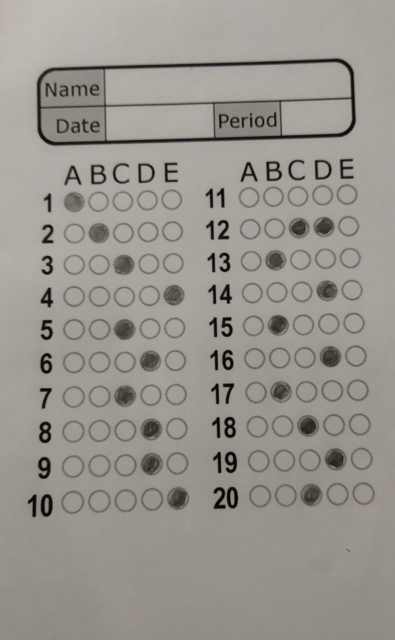
#> input picture BubbleSheetTests/test11.jpg, 790 x 1280 px (shown at 1/2 size)
$ python 'Bubble Sheet.py'
#> lines starting #> are read from the running program, lines starting #| are printed output that depends on the picture; after the words box and inside, x2 and y2 are one past the last pixel; in counts of white or black regions, pixels touching at a corner belong together
#!/usr/bin/env python
# coding: utf-8

# In[1]:


#imports
import cv2
import numpy as np
import sys

import matplotlib.pyplot as plt
import matplotlib.image as mpimg
import numpy as np
from skimage.color import rgb2gray
from skimage.filters import median,threshold_otsu
from skimage.morphology import binary_closing,binary_opening
from skimage.feature import canny
from skimage.measure import find_contours
from sklearn.cluster import KMeans
import skimage.io as io
import numpy as np
import random
from skimage import data, exposure, img_as_float
import xlwt
from xlwt import Workbook


# In[2]:


#detect shape of contours
def detect(c):
        # initialize the shape name and approximate the contour
        shape = "unidentified"
        peri = cv2.arcLength(c, True)
        approx = cv2.approxPolyDP(c, 0.02 * peri, True)
        (x, y, w, h) = cv2.boundingRect(approx)
        ar = w / float(h)
        # if the shape is a triangle, it will have 3 vertices
        if len(approx) == 3:
            shape = "triangle"
        # if the shape has 4 vertices, it is either a square or
        # a rectangle

        elif len(approx) == 4:
            # compute the bounding box of the contour and use the
            # bounding box to compute the aspect ratio

            # a square will have an aspect ratio that is approximately
            # equal to one, otherwise, the shape is a rectangle
            shape = "square" if ar >= 0.95 and ar <= 1.05 else "rectangle"
        # if the shape is a pentagon, it will have 5 vertices
        elif len(approx) == 5:
            shape = "circle"
        # otherwise, we assume the shape is a circle
        else:
            shape = "circle"
        # return the name of the shape
        return shape


# In[3]:


#show image
def show_images(images,titles=None):
    #This function is used to show image(s) with titles by sending an array of images and an array of associated titles.
    # images[0] will be drawn with the title titles[0] if exists
    n_ims = len(images)
    if titles is None: titles = ['(%d)' % i for i in range(1,n_ims + 1)]
    fig = plt.figure()
    n = 1
    for image,title in zip(images,titles):
        a = fig.add_subplot(1,n_ims,n)
        if image.ndim == 2:
            plt.gray()
        plt.imshow(image)
        a.set_title(title)
        n += 1
    fig.set_size_inches(np.array(fig.get_size_inches()) * n_ims)
    plt.show()


# In[4]:


#read image
path ="BubbleSheetTests/test11.jpg"
img = cv2.imread(path)
#> img is the input picture: shape (1280, 790, 3); mean B, G, R 142.3, 148.8, 152.8
dim=(700,700)
image =img.copy()


# In[5]:


def GrayScaleImage(img):
    #convert image to gray image
    imgGray=cv2.cvtColor(img,cv2.COLOR_BGR2GRAY)
    show_images([imgGray],["Gray Image"])
    return imgGray


# In[6]:


def BluringImage(imgGray):
    # kernal size(3,3) & sigma = 1
    # may think again in img bluring
    imgBlur =cv2.GaussianBlur(imgGray,(3,3),1)
    show_images([imgBlur],["Image Bluring"])
    return imgBlur


# In[7]:


def GraytoBinary(imgBlur):
    #BI-MODEL THRESHOLDING using two peaks
    BinaryImage = cv2.adaptiveThreshold(imgBlur,255,cv2.ADAPTIVE_THRESH_GAUSSIAN_C,                cv2.THRESH_BINARY_INV,33,5)
    show_images([BinaryImage],["Binary Image"])
    return BinaryImage


# In[8]:


def allContours(img ,BinaryImage):
    #get contours in image
    cnts ,hierarchy  = cv2.findContours(BinaryImage.copy(), cv2.RETR_EXTERNAL, cv2.CHAIN_APPROX_SIMPLE)
    image= img.copy()
    # loop over the contour
    charsAndShapes =[]
    hierarchyShape= []

    for c in cnts:

        shape = detect(c)

        if shape!='rectangle' and shape !='square':
        #if shape in not rect or square => so assume chars and circle
            charsAndShapes.append(c)

        else:
             cv2.drawContours(image, [c], -1, (0, 255, 0), 1)

         # show the output image

    show_images([image],["Image"])
    return charsAndShapes


# In[9]:


def charandCircles(img,BinaryImage,charsAndShapes):
    new_image= img.copy()
    circles=[]
    maskimage= np.zeros(BinaryImage.shape, dtype='uint8')
    #now i just have circles and chars
    for c in charsAndShapes:
        (x1, y1, w, h) = cv2.boundingRect(c)
        ar = w / float(h)
        # loop on contours if aspect ratio in accepted range so it circle
        if ar >= 0.75 and ar <= 1.4 :
            circles.append(c)
            # draw image with circle conoturs
            maskimage  [y1:y1+h, x1:x1+w] = BinaryImage[y1:y1+h, x1:x1+w]
            cv2.drawContours(new_image, [c], -1, (0, 255, 0), 1)
    show_images([new_image ,maskimage],["Image" ,"masked"])
    print(len(circles))
    return circles,maskimage


# In[10]:


# [13 lines left out: function ClosingCircles, not called in this run]


# In[11]:


def Circle(img,BinaryImage,circles):
    test_image= img.copy()
    mask = np.zeros(BinaryImage.shape, dtype='uint8')

    areas =[]
    reminder =[]
    questionCnts =[]
    (xmin,ymin),r =cv2.minEnclosingCircle(circles[0])
    for c in circles:
        x,y,w,h = cv2.boundingRect(c)
#         print("X"+ str(x)+" ,Y"+str(y))
        #store area of all contours
        areas.append(w*h)
    areas = np.float32(areas)
    # Define criteria = ( type, max_iter = 10 , epsilon = 1.0 )
    criteria = (cv2.TERM_CRITERIA_EPS + cv2.TERM_CRITERIA_MAX_ITER, 5, 1.0)
    # Set flags (Just to avoid line break in the code)
    flags = cv2.KMEANS_RANDOM_CENTERS
    # Apply KMeans to clutser areas into 2 clutsers one for rows ,another for oultiers
    compactness,labels,centers = cv2.kmeans(areas,2,None,criteria,10,flags)
    A = areas[labels.ravel()==0]
    B = areas[labels.ravel()==1]

    for i in range (0 ,len(circles)):
        if len(A)> len(B):
            if labels[i]==0:
                questionCnts.append(circles[i])
        else:
            if labels[i]==1:
                questionCnts.append(circles[i])
    print(len(questionCnts))
     #some of contours may be repeated so just take it onece
     #this funnction needs to improve
    reminder.append(questionCnts[0])
    for c in   questionCnts:
        (x,y),radius = cv2.minEnclosingCircle(c)
        center = (int(x),int(y))
        if ( abs(x- xmin))>20 :
                reminder.append(c)
                xmin =x
#             else:
#                 ymin =y


    print(len(reminder))
    for c in reminder:
            x,y,w,h = cv2.boundingRect(c)
            cv2.drawContours(test_image, [c], -1, (0, 255, 0), 2)
            mask[y:y+h, x:x+w] = BinaryImage[y:y+h, x:x+w]

    print(len(questionCnts))
    show_images([mask , test_image],["Image" ,"Test Image"])
    return mask,reminder


# In[12]:


def rows(maskimage,img,cluster=False):
    kernel = np.ones((1, 3), np.uint8)
    #apply high dilation on rows
    newmask2=cv2.dilate(maskimage, kernel, iterations=15)
    show_images([newmask2],["Image"])
    # get conotours of this high dilated image
    cnts ,hierarchy  = cv2.findContours(newmask2.copy(), cv2.RETR_EXTERNAL, cv2.CHAIN_APPROX_SIMPLE)
    if not cluster:
        return len(cnts)
    else:
        areas= []
        for c in cnts:
            x,y,w,h = cv2.boundingRect(c)
            #store area of all contours
            areas.append(w*h)
        areas = np.float32(areas)
        # Define criteria = ( type, max_iter = 10 , epsilon = 1.0 )
        criteria = (cv2.TERM_CRITERIA_EPS + cv2.TERM_CRITERIA_MAX_ITER, 5, 1.0)
        # Set flags (Just to avoid line break in the code)
        flags = cv2.KMEANS_RANDOM_CENTERS
        # Apply KMeans to clutser areas into 2 clutsers one for rows ,another for oultiers
        compactness,labels,centers = cv2.kmeans(areas,2,None,criteria,10,flags)
        A = areas[labels.ravel()==0]
        B = areas[labels.ravel()==1]

        if len(A)> len(B):
            return len(A)
        return len(B)

    #ROWS ARE DONE


# In[13]:


def columns(maskimage,img,cluster=False):
    newkernel = np.ones((3, 1), np.uint8)
    #apply high dilation on image
    newmask3=cv2.dilate(maskimage, newkernel, iterations=15)
    # get contours of image
    cnts ,hierarchy  = cv2.findContours(newmask3.copy(), cv2.RETR_EXTERNAL, cv2.CHAIN_APPROX_SIMPLE)
    show_images([newmask3],["Image"])
    if not cluster:
        return len(cnts)
    else:
        areas= []
        for c in cnts:
            x,y,w,h = cv2.boundingRect(c)
            #store area of all contours
            areas.append(w*h)
        areas = np.float32(areas)
        # Define criteria = ( type, max_iter = 10 , epsilon = 1.0 )
        criteria = (cv2.TERM_CRITERIA_EPS + cv2.TERM_CRITERIA_MAX_ITER, 5, 1.0)
        # Set flags (Just to avoid line break in the code)
        flags = cv2.KMEANS_RANDOM_CENTERS
        # Apply KMeans to clutser areas into 2 clutsers one for rows ,another for oultiers
        compactness,labels,centers = cv2.kmeans(areas,2,None,criteria,10,flags)
        A = areas[labels.ravel()==0]
        B = areas[labels.ravel()==1]

        if len(A)> len(B):
            return len(A)
        return len(B)


# In[14]:


def rows_sections(maskimage,img,cluster=False):
    kernel = np.ones((1, 3), np.uint8)
    #apply high dilation on rows
    newmask2=cv2.dilate(maskimage, kernel, iterations=60)
    show_images([newmask2],["Image"])
    # get conotours of this high dilated image
    cnts ,hierarchy  = cv2.findContours(newmask2.copy(), cv2.RETR_EXTERNAL, cv2.CHAIN_APPROX_SIMPLE)
    if not cluster:
        return len(cnts)
    else:
        areas= []
        for c in cnts:
            x,y,w,h = cv2.boundingRect(c)
            #store area of all contours
            areas.append(w*h)
        areas = np.float32(areas)
        # Define criteria = ( type, max_iter = 10 , epsilon = 1.0 )
        criteria = (cv2.TERM_CRITERIA_EPS + cv2.TERM_CRITERIA_MAX_ITER, 5, 1.0)
        # Set flags (Just to avoid line break in the code)
        flags = cv2.KMEANS_RANDOM_CENTERS
        # Apply KMeans to clutser areas into 2 clutsers one for rows ,another for oultiers
        compactness,labels,centers = cv2.kmeans(areas,2,None,criteria,10,flags)
        A = areas[labels.ravel()==0]
        B = areas[labels.ravel()==1]

        if len(A)> len(B):
            return len(A)
        return len(B)


# In[15]:


def columns_sections(maskimage,img,cluster=False):
    kernel = np.ones((4, 1), np.uint8)
    #apply high dilation on rows
    newmask2=cv2.dilate(maskimage, kernel, iterations=20)
    show_images([newmask2],["Image"])
    # get conotours of this high dilated image
    cnts ,hierarchy  = cv2.findContours(newmask2.copy(), cv2.RETR_EXTERNAL, cv2.CHAIN_APPROX_SIMPLE)
    if not cluster:
        return len(cnts)
    else:
        areas= []
        for c in cnts:
            x,y,w,h = cv2.boundingRect(c)
            #store area of all contours
            areas.append(w*h)
        areas = np.float32(areas)
        # Define criteria = ( type, max_iter = 10 , epsilon = 1.0 )
        criteria = (cv2.TERM_CRITERIA_EPS + cv2.TERM_CRITERIA_MAX_ITER, 5, 1.0)
        # Set flags (Just to avoid line break in the code)
        flags = cv2.KMEANS_RANDOM_CENTERS
        # Apply KMeans to clutser areas into 2 clutsers one for rows ,another for oultiers
        compactness,labels,centers = cv2.kmeans(areas,2,None,criteria,10,flags)
        A = areas[labels.ravel()==0]
        B = areas[labels.ravel()==1]

        if len(A)> len(B):
            return len(A)
        return len(B)


# In[16]:


def sort_contours(circles,reminder):
    questions =[]
    for c in circles:
        for r in reminder:
            (x, y, w, h) = cv2.boundingRect(c)
            (x1, y1, w1, h1) = cv2.boundingRect(r)
            if x==x1 and y==y1 and h==h1 and w==w1:
                questions.append(c)
                break
    return questions


# In[17]:


imgGray = GrayScaleImage(img)
#> in show_images, `n_ims = len(images)`: n_ims = 1
#> the loop in show_images, `for image,title in zip(images,titles):` made 1 pass
#> (title, n) on pass 1: ('Gray Image', 2)
#> after the loop in show_images, `for image,title in zip(images,titles):`: n = 2


# In[18]:


imgBlur = BluringImage(imgGray)
#> the loop in show_images (call 2), `for image,title in zip(images,titles):` made 1 pass


# In[19]:


BinaryImage=GraytoBinary(imgBlur)
#> in GraytoBinary, `BinaryImage = cv2.adaptiveThreshold(imgBlur,255,cv2.ADAPTIVE_THRESH_GA..`:
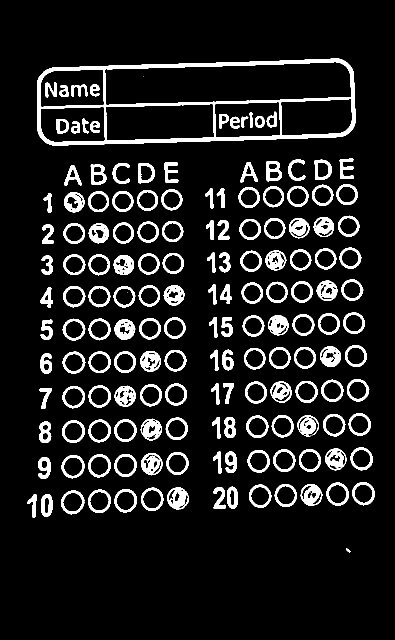
#> BinaryImage: shape (1280, 790) (shown at 1/2 size); 10.5% white; 160 white regions (2 under 20 px)


# In[20]:


charsAndShapes=allContours(img,BinaryImage)
#> in allContours, `cnts ,hierarchy  = cv2.findContours(BinaryImage.copy(), cv2.RETR_EXTER..`: cnts = 144 contours, 1 with area under 20; largest, box (x1, y1, x2, y2) and area: (74, 117, 712, 291) 97761, (122, 981, 169, 1029) 1666, (176, 979, 222, 1026) 1626, (123, 910, 169, 957) 1612, (229, 978, 274, 1025) 1604
#> the loop in allContours, `for c in cnts: ` made 144 passes
#> (peri in detect, x in detect, y in detect, w in detect, h in detect, ar in detect) on passes 1 to 8: (24.97, 692, 1096, 9, 9, 1), (124.5, 55, 989, 18, 46, 0.391), (117, 82, 988, 23, 46, 0.5), (155.8, 122, 981, 47, 48, 0.979), (151, 176, 979, 46, 47, 0.979), (149.5, 229, 978, 45, 47, 0.957), (149.5, 282, 975, 45, 47, 0.957), (175.4, 427, 975, 24, 43, 0.558)
#> after the loop in allContours, `for c in cnts:`:
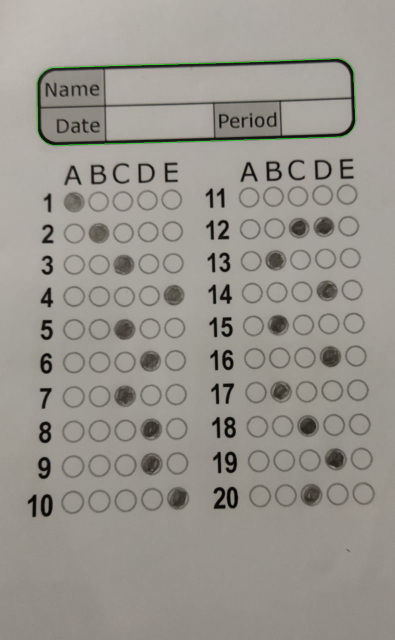
#> image: shape (1280, 790, 3) (shown at 1/2 size); 0.15% of pixels changed, all inside (x1, y1, x2, y2) = (74, 117, 712, 291)
#> after the loop in allContours, `for c in cnts:`: charsAndShapes = 143 contours, 1 with area under 20; largest, box (x1, y1, x2, y2) and area: (122, 981, 169, 1029) 1666, (176, 979, 222, 1026) 1626, (123, 910, 169, 957) 1612, (229, 978, 274, 1025) 1604, (282, 975, 327, 1022) 1582


# In[21]:


circles,maskimage=charandCircles(img,BinaryImage,charsAndShapes)
#> the loop in charandCircles, `for c in charsAndShapes:` made 143 passes
#> (x1, y1, w, h, ar) on passes 1 to 8: (692, 1096, 9, 9, 1), (55, 989, 18, 46, 0.391), (82, 988, 23, 46, 0.5), (122, 981, 47, 48, 0.979), (176, 979, 46, 47, 0.979), (229, 978, 45, 47, 0.957), (282, 975, 45, 47, 0.957), (427, 974, 24, 44, 0.545)
#> after the loop in charandCircles, `for c in charsAndShapes:`:
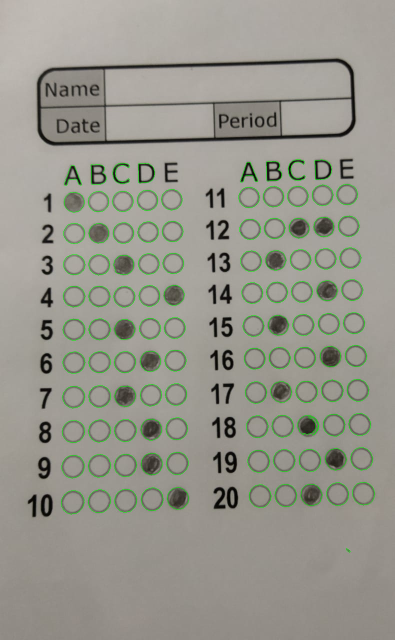
#> new_image: shape (1280, 790, 3) (shown at 1/2 size); 1.31% of pixels changed, all inside (x1, y1, x2, y2) = (122, 319, 750, 1105)
#| 109


# In[22]:


mask,reminder=Circle(img,maskimage,circles)
#> the loop in Circle, `for c in circles:` made 109 passes
#> the loop in Circle, `for i in range (0 ,len(circles)):` made 109 passes
#| 100
#> the loop in Circle, `for c in   questionCnts:` made 100 passes
#| 101
#> the loop in Circle, `for c in reminder:` made 101 passes
#> after the loop in Circle, `for c in reminder:`:
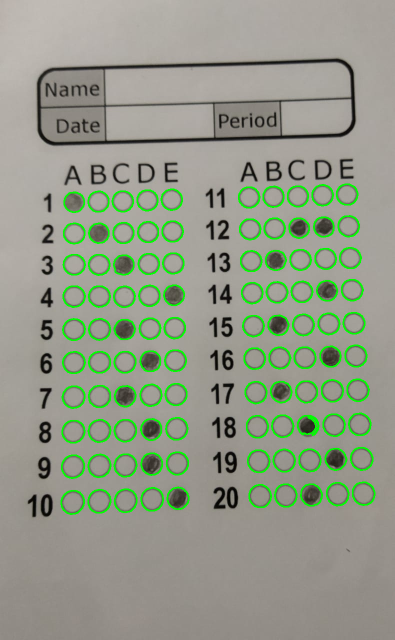
#> test_image: shape (1280, 790, 3) (shown at 1/2 size); 4.58% of pixels changed, all inside (x1, y1, x2, y2) = (121, 367, 751, 1030)
#| 100


# In[23]:


reminder=sort_contours(circles,reminder)
#> the loop in sort_contours, `for c in circles:` made 109 passes


# In[24]:


print(len(reminder))
#| 100


# In[25]:


rows_number = rows(mask,img)
print(rows_number)
#| 20


# In[26]:


columns_number =columns(mask,img)
print(columns_number)
#| 10


# In[27]:


row_per_section =rows_sections(mask,img)
#> in rows_sections, `newmask2=cv2.dilate(maskimage, kernel, iterations=60)`:
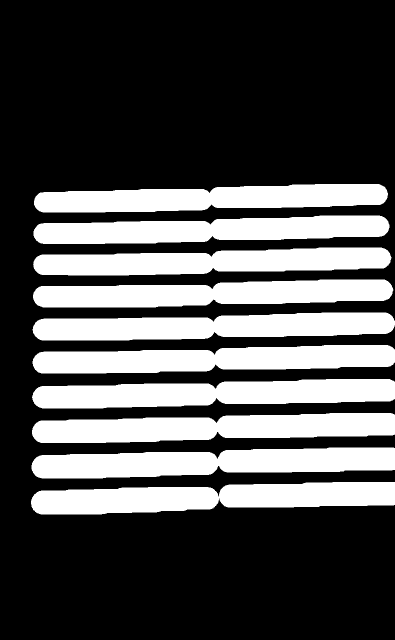
#> newmask2: shape (1280, 790) (shown at 1/2 size); 31.3% white; 10 white regions, largest, box (x1, y1, x2, y2) and area: (62, 964, 790, 1029) 34102, (63, 895, 790, 957) 33575, (64, 826, 790, 886) 32871
print(row_per_section)
#| 10


# In[28]:


column_per_section= columns_sections(mask,img)
#> in columns_sections, `newmask2=cv2.dilate(maskimage, kernel, iterations=20)`:
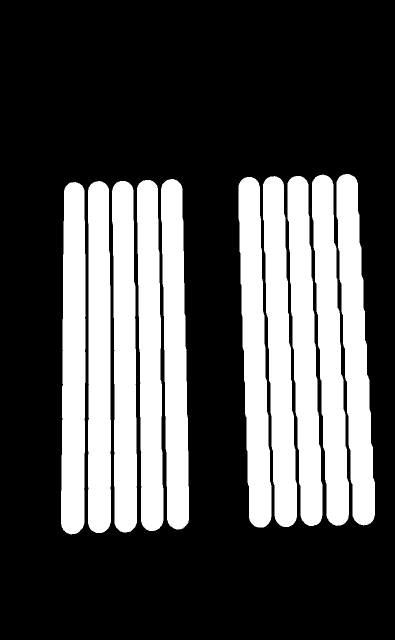
#> newmask2: shape (1280, 790) (shown at 1/2 size); 30.1% white; 10 white regions, largest, box (x1, y1, x2, y2) and area: (122, 364, 171, 1069) 31300, (673, 348, 750, 1051) 30884, (176, 362, 222, 1066) 30564
print(column_per_section)
#| 10


# In[29]:


def sort_columns(reminder,column_per_section):
    contours = []
    for i in range(0,len(reminder),column_per_section):
         cnts = reminder [i:i+column_per_section]
         arr =[]
         for c in cnts :
            (x, y, w, h) = cv2.boundingRect(c)
            arr.append(x)
         arr=np.sort(arr)
         print(arr)
         for e in arr:
                for cnt in cnts:
                     (x, y, w, h) = cv2.boundingRect(cnt)
                     if(x==e):
                        contours.append(cnt)
                        break

    return contours


# In[30]:


n_rows = rows_number/row_per_section
endpoint = rows_number/row_per_section
n_rows =column_per_section/n_rows


# In[31]:


n_columns = columns_number/column_per_section
n_columns = row_per_section/n_columns


# In[32]:


print(n_rows)
#| 5.0
print(n_columns)
#| 10.0


# In[33]:


reminder=sort_columns(reminder,column_per_section)
#> the loop in sort_columns, `for i in range(0,len(reminder),column_per_section):` made 10 passes
#> i on passes 2 to 9: 10, 20, 30, 40, 50, 60, 70, 80
#> (printed output is left out)


# In[34]:


def  get_answers(n_rows, n_columns,reminder,BinaryImage,row_per_section,endpoint,rows_number,imgGray):
    marked = np.zeros(BinaryImage.shape, dtype='uint8')
    notmarked = np.zeros(BinaryImage.shape, dtype='uint8')
    n_rows =int(n_rows)
    count=0
    total = int(n_rows*n_columns)
    intial = int(row_per_section)
    savepoint =endpoint
#     sortedCnts,boundingBoxes =sort_contours(reminder)
    sortedCnts = reminder
    arr =np.zeros(shape=(rows_number, n_rows))

    for i in range(0,len(sortedCnts),n_rows):
        cnts = sortedCnts [i:i+n_rows]
        j = 0
        for c in cnts:

            (x, y, w, h) = cv2.boundingRect(c)
            mask = np.zeros([h, w], dtype='uint8')
            mask[0:h, 0:w] = BinaryImage[y:y+h, x:x+w]
            bubble= imgGray[y:y+h, x:x+w]
            ret,threshold= cv2.threshold(bubble, 0, 255, cv2.THRESH_BINARY + cv2.THRESH_OTSU)
            imgHist = exposure.histogram(threshold, nbins=256)
#             show_images([threshold],["threshold"])
#             print(str(imgHist[0][0])+"<" + str(imgHist[0][255]))
            if(imgHist[0][0]>0.7*imgHist[0][255]):
                count+=1
                arr[int(intial)-1][j]=1
                marked [y:y+h, x:x+w]=BinaryImage[y:y+h, x:x+w]
            else :

                notmarked[y:y+h, x:x+w]=BinaryImage[y:y+h, x:x+w]
            j =j +1
#        print(count)
#         show_images([marked,notmarked],["Marked","not marked"])
        intial+= row_per_section
#         print(intial)

        endpoint -=1
        if endpoint ==0:
            endpoint=savepoint
            intial=intial-(endpoint) *row_per_section-1
        if(intial-1)>=rows_number:
                endpoint=savepoint
                intial=intial-(endpoint) *row_per_section-1

    show_images([marked,notmarked],["Marked","not marked"])
    print(count)
    return arr


# In[35]:


# [11 lines left out: function generate_asnwsers, not called in this run]


# In[36]:


def readanswers():
    f = open("BubbleSheetTests/answers.txt","r")
    answers =[]
    x= f.readlines()
    for i in range(0,len(x)):
        answers.append(int(x[i]))
    f.close()
    return answers


# In[37]:


def createspreadsheet():
    # Workbook is created
    wb = Workbook()
    sheet1 = wb.add_sheet('Grades')
    return sheet1,wb


# In[38]:


# [31 lines left out: function wirtexcelsheet, not called in this run]


# In[39]:


arr=get_answers(n_rows,n_columns,reminder,BinaryImage,row_per_section,endpoint,rows_number,imgGray)
#> the loop in get_answers, `for i in range(0,len(sortedCnts),n_rows):` made 20 passes
#> i on passes 2 to 9: 5, 10, 15, 20, 25, 30, 35, 40
#> after the loop in get_answers, `for i in range(0,len(sortedCnts),n_rows):`:
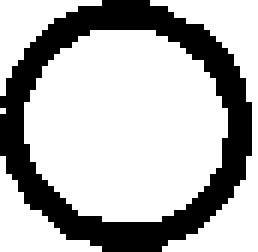
#> threshold: shape (42, 43) (shown 6 times larger); 71% white; 1 black region, box (x1, y1, x2, y2) and area: (0, 0, 42, 42) 524
#| 20


# In[40]:


print(arr)
#> (printed output is left out)


# In[41]:


def speratequestions(arr,n_columns):
    codes =[]
    n_columns =int(n_columns)
    questions =[]
    for i in range(0,n_columns):
        codes.append(arr[i])
    for i in range(n_columns,len(arr)):
        questions.append(arr[i])
    return codes,questions


# In[42]:


codes,questions=speratequestions(arr,n_columns)
#> the loop in speratequestions, `for i in range(n_columns,len(arr)):` made 10 passes


# In[43]:


print(codes)
#> (printed output is left out)


# In[44]:


print(questions)
#> (printed output is left out)


# In[45]:


# [30 lines left out: function BubbleSheet, not called in this run]


# In[46]:


# send from previous layer
nimage=1
cluster= False


#run for one time
#have 2 choices , generate random answers or write it with your self and read them
# frist option :# n questions , n choices
#generate random answers for questions
# answers=generate_asnwsers(int(n_rows*n_columns),int(n_rows))
#second option
answers=readanswers()
#> (reads BubbleSheetTests/answers.txt from the repository)
#> (the run stopped early here; a loop or call above may not have finished)
